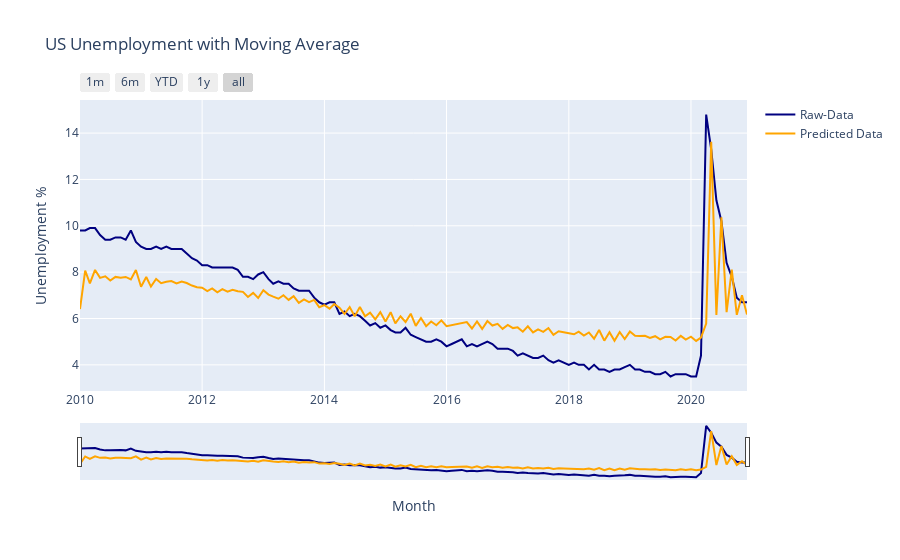

Source (notebook cell):
### Code cell
# Predicting using MA and plotting against the original raw data
yhat_ma = ma_fit.predict()
time_plot('Moving Average', yhat_ma)

### Figure 1 — Plotly figure (JSON) as saved in the notebook; plotly's stock layout.template omitted (floating-point values rounded to 4 significant figures; data arrays with more than 128 entries replaced by an {"elided": "..."} marker saying what was removed)
{"data": [{"line": {"color": "navy"}, "name": "Raw-Data", "type": "scatter", "x": {"elided": "132 str values"}, "y": {"elided": "132 float values"}}, {"line": {"color": "orange"}, "name": "Predicted Data", "type": "scatter", "x": {"elided": "132 str values"}, "y": {"elided": "132 float values"}}], "layout": {"autosize": true, "title": {"text": "US Unemployment with Moving Average"}, "xaxis": {"autorange": true, "range": ["2010-01-01", "2020-12-01"], "rangeselector": {"buttons": [{"count": 1, "label": "1m", "step": "month", "stepmode": "backward"}, {"count": 6, "label": "6m", "step": "month", "stepmode": "backward"}, {"count": 1, "label": "YTD", "step": "year", "stepmode": "todate"}, {"count": 1, "label": "1y", "step": "year", "stepmode": "backward"}, {"step": "all"}]}, "rangeslider": {"autorange": true, "range": ["2010-01-01", "2020-12-01"], "visible": true, "yaxis": {"_template": null, "rangemode": "match"}}, "showspikes": true, "spikethickness": 1, "title": {"text": "Month"}, "type": "date"}, "yaxis": {"autorange": true, "range": [2.872, 15.43], "showspikes": true, "spikethickness": 1, "title": {"text": "Unemployment %"}, "type": "linear"}}}
